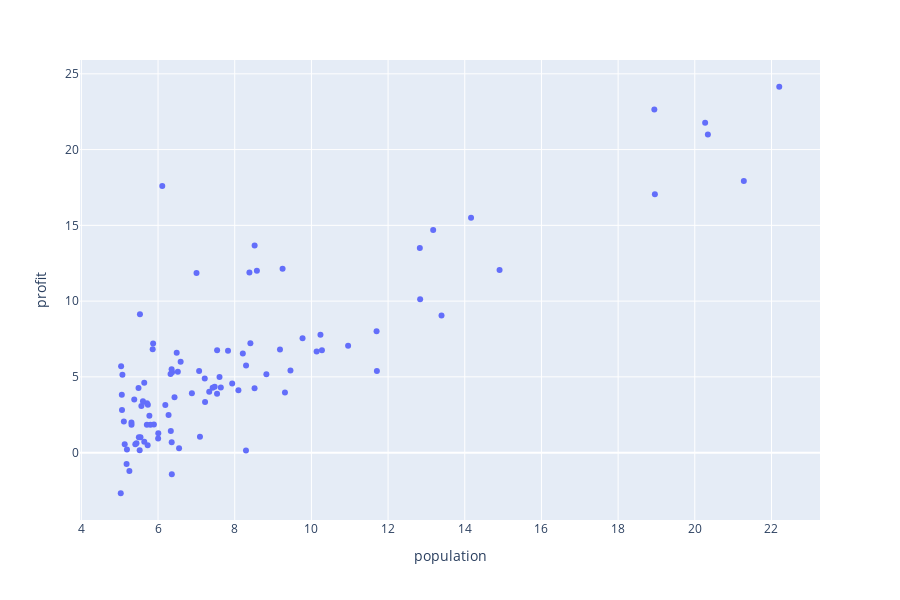

Here is the notebook cell this chart was saved with:
### Code cell
fig = px.scatter(data,x="population",y="profit",height=600,width=900)
fig.show()
